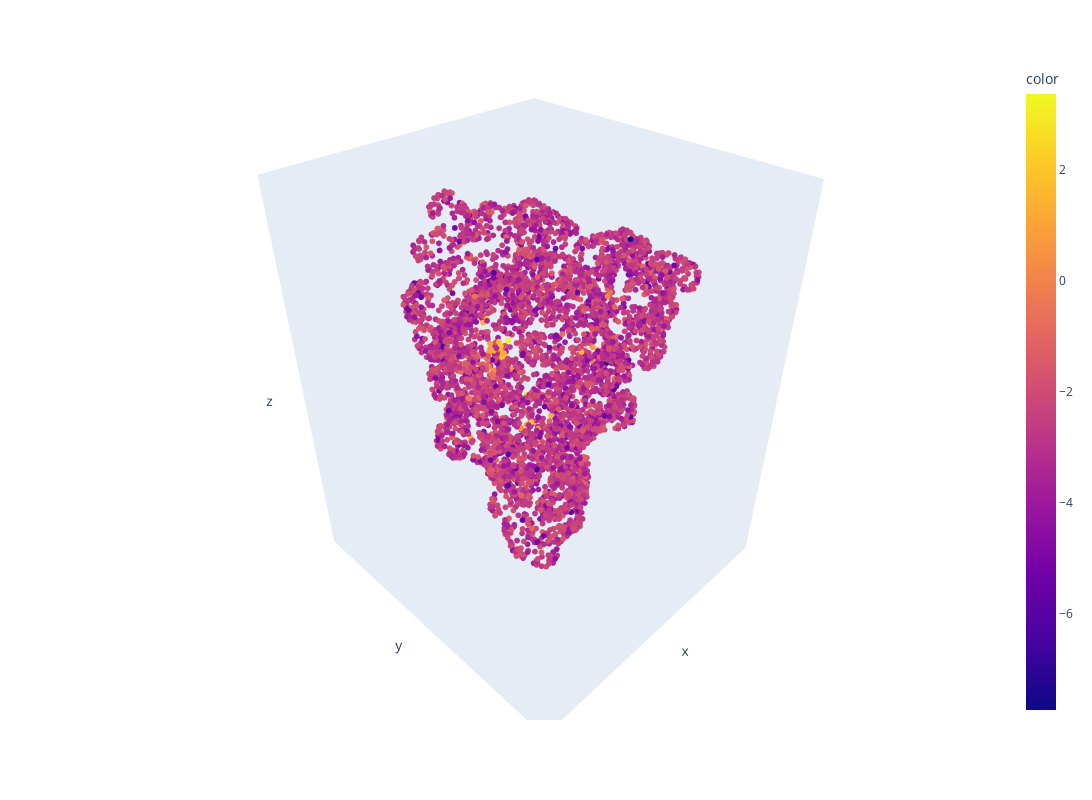

This figure's notebook cell:
### Code cell
loss_col=chamfer_distance( my_vert, torch.Tensor(msms_vert),reduction=None)

fig=px.scatter_3d(x=my_vert[:,0],y=my_vert[:,1],z=my_vert[:,2], color=loss_col[0][0][:,0].log())
fig.update_traces(marker={'size': 2})
fig.update_layout(
    autosize=False, 
    width=1200, 
    height=800,
    scene = dict(
        xaxis = dict(showgrid=False, zeroline=False, showticklabels=False),
        yaxis = dict(showgrid=False, zeroline=False, showticklabels=False),
        zaxis = dict(showgrid=False, zeroline=False, showticklabels=False),
    )
)

### Figure 1 — Plotly figure (JSON) as saved in the notebook; plotly's stock layout.template omitted (floating-point values rounded to 4 significant figures; data arrays with more than 128 entries replaced by an {"elided": "..."} marker saying what was removed)
{"data": [{"hovertemplate": "x=%{x}<br>y=%{y}<br>z=%{z}<br>color=%{marker.color}<extra></extra>", "legendgroup": "", "marker": {"color": {"elided": "5290 float values"}, "coloraxis": "coloraxis", "size": 2, "symbol": "circle"}, "mode": "markers", "name": "", "scene": "scene", "showlegend": false, "type": "scatter3d", "x": {"elided": "5290 float values"}, "y": {"elided": "5290 float values"}, "z": {"elided": "5290 float values"}}], "layout": {"autosize": false, "coloraxis": {"colorbar": {"title": {"text": "color"}}, "colorscale": [[0, "#0d0887"], [0.1111, "#46039f"], [0.2222, "#7201a8"], [0.3333, "#9c179e"], [0.4444, "#bd3786"], [0.5556, "#d8576b"], [0.6667, "#ed7953"], [0.7778, "#fb9f3a"], [0.8889, "#fdca26"], [1, "#f0f921"]]}, "height": 800, "legend": {"tracegroupgap": 0}, "margin": {"t": 60}, "scene": {"domain": {"x": [0, 1], "y": [0, 1]}, "xaxis": {"showgrid": false, "showticklabels": false, "title": {"text": "x"}, "zeroline": false}, "yaxis": {"showgrid": false, "showticklabels": false, "title": {"text": "y"}, "zeroline": false}, "zaxis": {"showgrid": false, "showticklabels": false, "title": {"text": "z"}, "zeroline": false}}, "width": 1200}}
